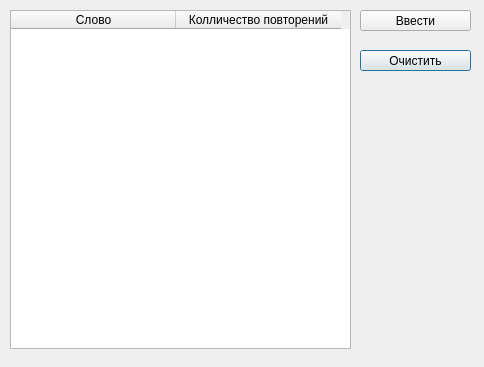
<?xml version="1.0" encoding="UTF-8"?>
<ui version="4.0">
 <class>hashtable</class>
 <widget class="QDialog" name="hashtable">
  <property name="geometry">
   <rect>
    <x>0</x>
    <y>0</y>
    <width>484</width>
    <height>367</height>
   </rect>
  </property>
  <property name="windowTitle">
   <string>Dialog</string>
  </property>
  <widget class="QTableWidget" name="tableWidget">
   <property name="geometry">
    <rect>
     <x>10</x>
     <y>10</y>
     <width>341</width>
     <height>339</height>
    </rect>
   </property>
   <attribute name="horizontalHeaderDefaultSectionSize">
    <number>165</number>
   </attribute>
   <column>
    <property name="text">
     <string>Слово</string>
    </property>
   </column>
   <column>
    <property name="text">
     <string>Колличество повторений</string>
    </property>
   </column>
  </widget>
  <widget class="QPushButton" name="ClearButton">
   <property name="geometry">
    <rect>
     <x>360</x>
     <y>50</y>
     <width>111</width>
     <height>21</height>
    </rect>
   </property>
   <property name="text">
    <string>Очистить</string>
   </property>
  </widget>
  <widget class="QPushButton" name="Input_From_File">
   <property name="geometry">
    <rect>
     <x>360</x>
     <y>10</y>
     <width>111</width>
     <height>21</height>
    </rect>
   </property>
   <property name="text">
    <string>Ввести</string>
   </property>
  </widget>
 </widget>
 <resources/>
 <connections/>
</ui>
